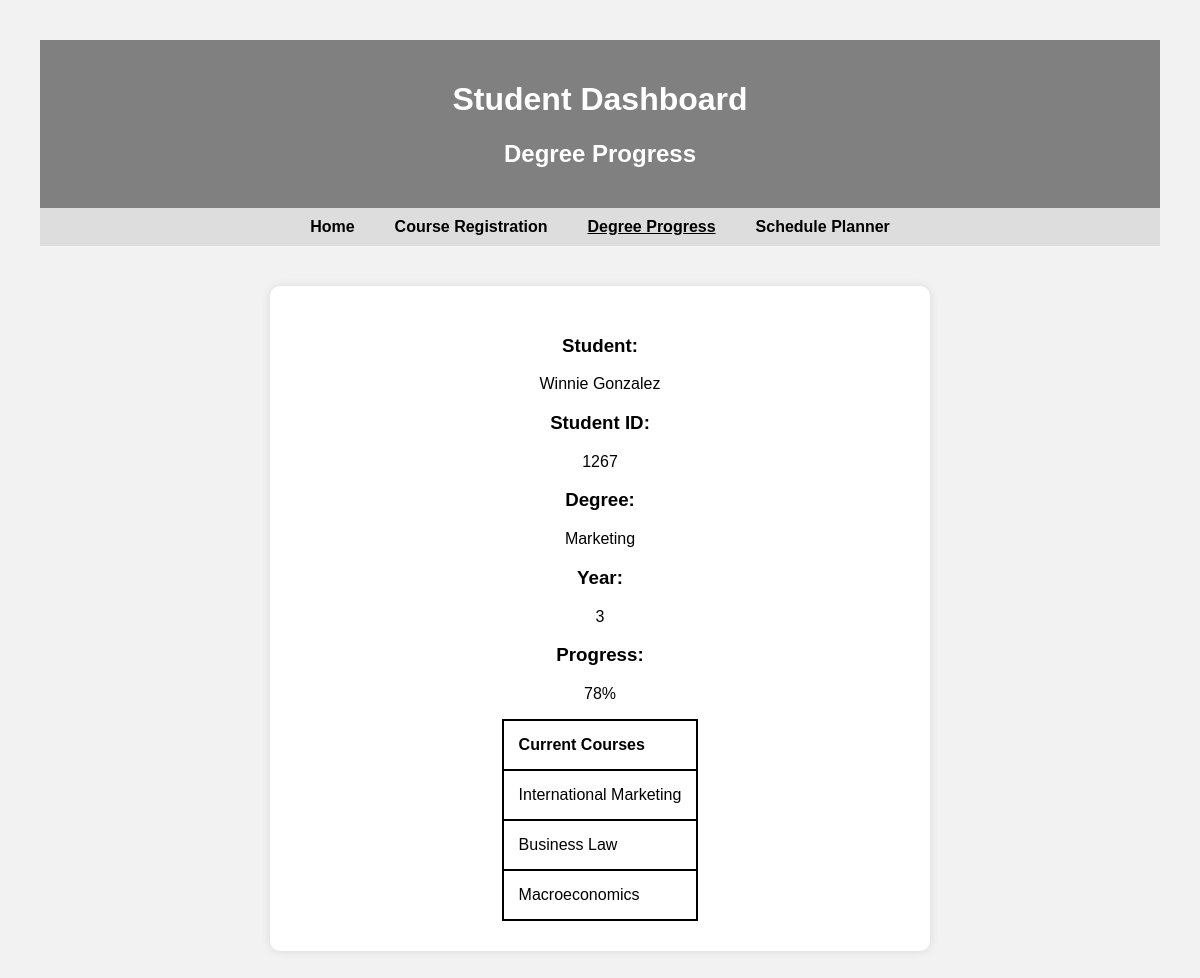
/student-degree (signed in), run on the app's committed database.
### app.py (models this page shows)
class Student(db.Model):
    __tablename__ = 'student'
    StudentID = db.Column(db.Integer, primary_key=True)
    S_First_Name = db.Column(db.String(45), nullable=False)
    S_Last_Name = db.Column(db.String(45), nullable=False)
    S_Email = db.Column(db.String(255), nullable=False)
    Year = db.Column(db.Integer, nullable=False)
    Major = db.Column(db.String(255), nullable=False)
    Class1 = db.Column(db.String(100), nullable=False)
    Class2 = db.Column(db.String(100), nullable=False)
    Class3 = db.Column(db.String(100), nullable=False)
    Password_Hash = db.Column(db.String(255))

### app.py (the view)
@app.route('/student-degree')
def student_degree():
    if 'student_id' not in session:
        return redirect(url_for('student_login'))
    student = Student.query.get(session['student_id'])
    return render_template('studentdegree.html', student=student)

### templates/studentdegree.html (shortened to what this page needs)
<!DOCTYPE html>
<html>
<head>
</head>
<body>
    <div class="header">
        <h1>Student Dashboard</h1>
        <h2>Degree Progress</h2>
    </div>
    <div>
        <nav>
            <ul>
                <li><a href="/student-homepage">Home</a></li>
                <li><a href="/register-courses">Course Registration</a></li>
                <li><a href="/student-degree" class="active">Degree Progress</a></li>
                <li><a href="/student-planner">Schedule Planner</a></li>
            </ul>
        </nav>
    </div>
    <div class="container">
        <h3>Student:</h3> <p>{{ student.S_First_Name }} {{ student.S_Last_Name }}</p>
        <h3>Student ID:</h3> <p>{{ student.StudentID }}</p>
        <h3>Degree:</h3> <p>{{ student.Major }}</p>
        <h3>Year:</h3> <p>{{ student.Year }}</p>
        <h3>Progress:</h3> <p>78%</p>
        <table>
            <tr>
                <th>Current Courses</th>
            </tr>
            <tr>
                <td>{{ student.Class1 }}</td>
            </tr>
            <tr>
                <td>{{ student.Class2 }}</td>
            </tr>
            <tr>
                <td>{{ student.Class3 }}</td>
            </tr>
        </table>
    </div>
</body>
</html>

### templates/studentdegree.html (style rules this page uses)
body { font-family: Arial, sans-serif; margin: 40px; background-color: #f2f2f2; }
.header { background-color: grey; padding: 20px; text-align: center; color: white; }
nav ul { list-style-type: none; padding: 0; display: flex; justify-content: center; background-color: #ddd; margin: 0; }
nav ul li { margin: 10px 20px; }
nav ul li a { text-decoration: none; color: black; font-weight: bold; }
.container { max-width: 600px; background: white; padding: 30px; margin: 40px auto; border-radius: 10px; box-shadow: 0 0 10px rgba(0,0,0,0.1); text-align: center; }
nav ul li a.active { text-decoration: underline; color: #000; }
table { margin-top: 10px; border-collapse: collapse; margin-left: auto; margin-right: auto; }
th, td { border: 2px solid; padding: 15px; text-align: left; }

### data on the page
Student: S_First_Name "Winnie", S_Last_Name "Gonzalez", StudentID "1267", Major "Marketing", Year "3", Class1 "International Marketing", Class2 "Business Law", Class3 "Macroeconomics"
